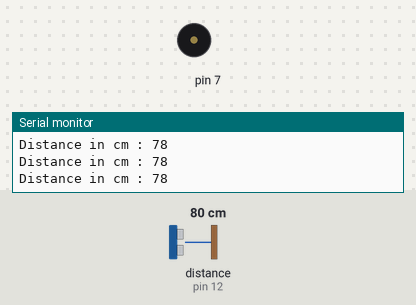
This sketch was run on a simulated Arduino Uno, built with avr-gcc and run on an emulated ATmega328P. On the bench: buzzer (waves = sounding), the last lines printed to the serial monitor. Wiring (inferred from the names in the program): ultrasonic range finder: trigger pin 11; echo pin 12. Inputs (shaded band) come from the test bench; at power-on: distance to the obstacle (sensor on pin 12) 80 cm. The echo pulse lasts 58.3 µs per cm.

Above: at 1.2 s.
1.3 s: distance to the obstacle (sensor on pin 12) set to 27 cm
4.3 s: distance to the obstacle (sensor on pin 12) set to 23 cm
At 4.7 s:
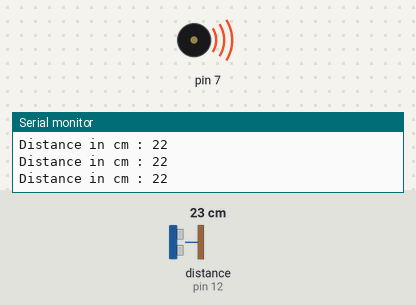
5.8 s: distance to the obstacle (sensor on pin 12) set to 120 cm
At 6.5 s:
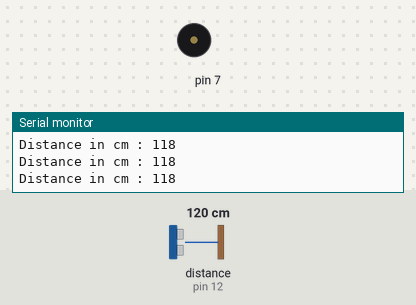
8.8 s: distance to the obstacle (sensor on pin 12) set to 2 cm
At 9.4 s:
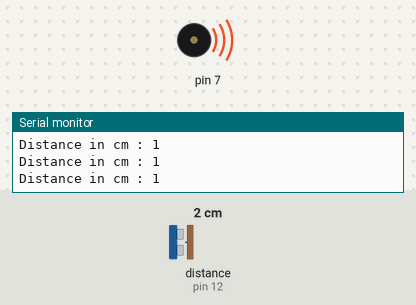
Timing chart, 0 to 11.8 s (numbered marks = the images above; inputs shaded):
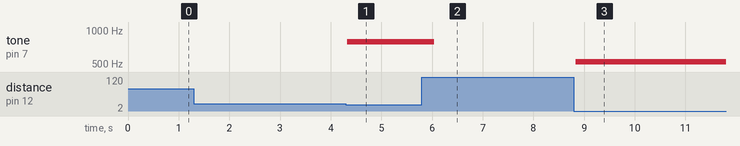

Measured:
- the behaviour switches between 26 and 25 cm on distance to the obstacle (sensor on pin 12) (found by bisection; images 0 and 1)
- after the input at 4.3 s, tone on pin 7: silent → 784 Hz at once
- after the input at 5.8 s, tone on pin 7: 784 Hz → silent after 0.24 s
- after the input at 8.8 s, tone on pin 7: silent → 523 Hz at once

The sketch:

virtual_piano.ino
```cpp
// C++ code
//
int distance = 0;
int trig = 11; //trig pin of ultrasonic sensor
int echo = 12; //echo pin of ultrasonic sensor

void setup()
{
  pinMode(echo, INPUT);
  pinMode(trig, OUTPUT);
  Serial.begin(9600);
}

void loop()
{


//Ultrasonic Sensor Measures distance
//trigger the ultrasonic sensor for 10 microseconds to send out 8 pulses
  digitalWrite(trig, HIGH);
  delayMicroseconds(10);
  digitalWrite(trig, LOW);
  long duration = pulseIn(echo, HIGH);
  int distance = duration*0.034/2;
  Serial.print("Distance in cm : ");
  Serial.println(distance);


//Use distance measured to play tones
  if (distance > 0 && distance < 5) {
    tone(7, 523, 250); // play tone 60 (C5 = 523 Hz)
  }
  if (distance > 5 && distance < 10) {
    tone(7, 587, 250); // play tone 62 (D5 = 587 Hz)
  }
  if (distance > 10 && distance < 15) {
    tone(7, 659, 250); // play tone 64 (E5 = 659 Hz)
  }
  if (distance > 15 && distance < 20) {
    tone(7, 698, 250); // play tone 65 (F5 = 698 Hz)
  }
  if (distance > 20 && distance < 25) {
    tone(7, 784, 250); // play tone 67 (G5 = 784 Hz)
  }
  delay(10); // Delay a little bit to improve simulation performance
}
```
